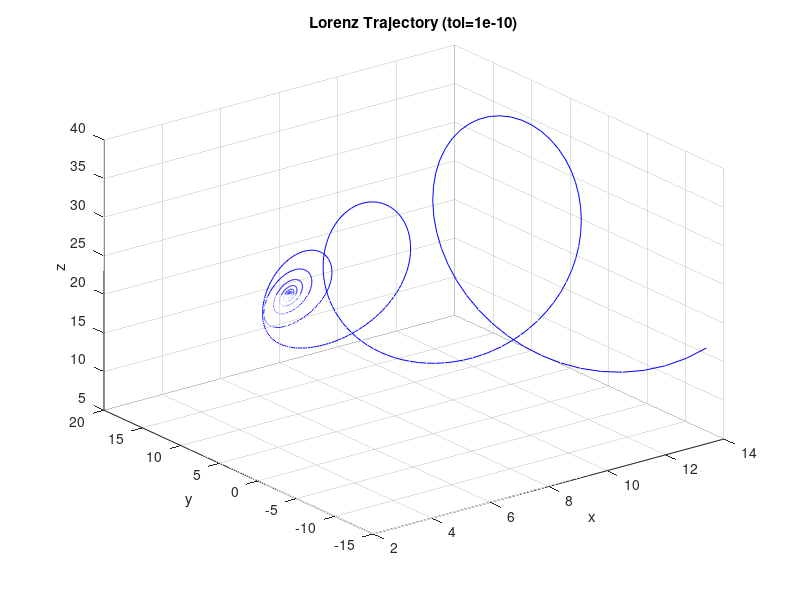

Here is the MATLAB script that generated this plot:
% Lorenz 系统参数
sigma = 1;
rho = 26;
beta = 0.7;

% Lorenz 系统定义
lorenz = @(t, u) [
    sigma * (u(2) - u(1));
    rho * u(1) - u(2) - u(1) * u(3);
    u(1) * u(2) - beta * u(3)
];

% ======== 设置初始条件 ==========
u0 = [13.877355519295373; -13.172332152300159; 16.073708997653998];  % <<< 可替换成你自己的初始值

% ======== 时间设置 ===============
dt = 1e-2;
T_final = 100;
tspan = 0:dt:T_final;

% ======== 精度设置 ===============
options = odeset('RelTol', 1e-10, 'AbsTol', 1e-12);

% ======== 解算 ===================
[t1, u1] = ode45(lorenz, tspan, u0, options);

% ======== 保存 ===================
save('lorenz_tol1e10.mat', 't1', 'u1', 'sigma', 'rho', 'beta', 'u0', 'dt')

% ======== 可视化（可选） ==========
figure;
subplot(1,1,1)
plot3(u1(:,1), u1(:,2), u1(:,3), 'b')
title('Lorenz Trajectory (tol=1e-10)')
xlabel('x'); ylabel('y'); zlabel('z'); grid on
